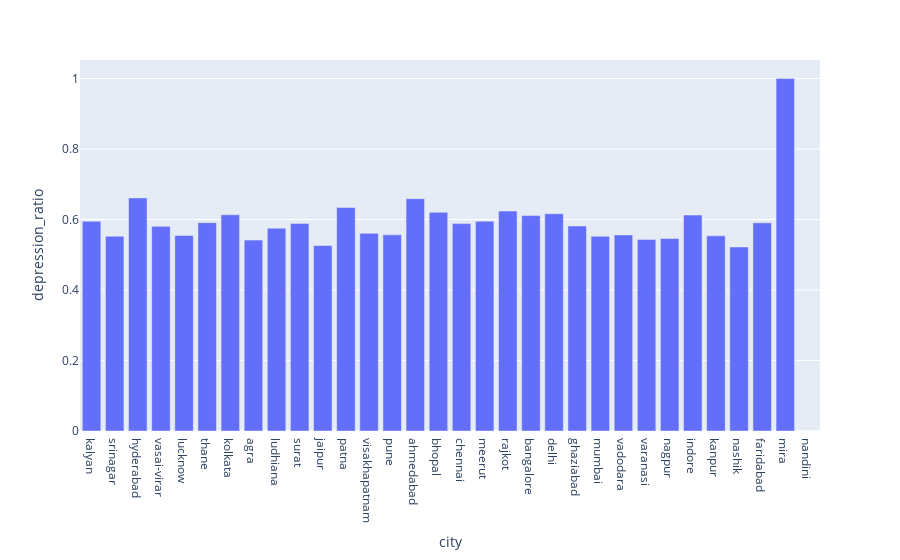

Here is the notebook cell this chart was saved with:
### Code cell
fig = px.bar(combined_aggregation.sort_values(by="total_instances", ascending=False),x="city",y="depression_ratio", hover_data=["total_instances"])
fig.show()

### Figure 1 — Plotly figure (JSON) as saved in the notebook; plotly's stock layout.template omitted (floating-point values rounded to 4 significant figures)
{"data": [{"customdata": [[1284], [1073], [1063], [1042], [943], [910], [890], [864], [848], [842], [840], [823], [763], [751], [748], [748], [707], [660], [633], [625], [602], [588], [563], [561], [550], [533], [519], [493], [452], [381], [1], [1]], "hovertemplate": "city=%{x}<br>depression_ratio=%{y}<br>total_instances=%{customdata[0]}<extra></extra>", "legendgroup": "", "marker": {"color": "#636efa", "pattern": {"shape": ""}}, "name": "", "orientation": "v", "showlegend": false, "textposition": "auto", "type": "bar", "x": ["kalyan", "srinagar", "hyderabad", "vasai-virar", "lucknow", "thane", "kolkata", "agra", "ludhiana", "surat", "jaipur", "patna", "visakhapatnam", "pune", "ahmedabad", "bhopal", "chennai", "meerut", "rajkot", "bangalore", "delhi", "ghaziabad", "mumbai", "vadodara", "varanasi", "nagpur", "indore", "kanpur", "nashik", "faridabad", "mira", "nandini"], "xaxis": "x", "y": [0.595, 0.5527, 0.6613, 0.5806, 0.5546, 0.5912, 0.6135, 0.5417, 0.5755, 0.5891, 0.5262, 0.6343, 0.5609, 0.5566, 0.6591, 0.6203, 0.5884, 0.5955, 0.624, 0.6112, 0.6163, 0.5816, 0.5524, 0.5561, 0.5436, 0.546, 0.6127, 0.5538, 0.5221, 0.5906, 1.0, 0.0], "yaxis": "y"}], "layout": {"barmode": "relative", "legend": {"tracegroupgap": 0}, "margin": {"t": 60}, "xaxis": {"anchor": "y", "domain": [0, 1], "title": {"text": "city"}}, "yaxis": {"anchor": "x", "domain": [0, 1], "title": {"text": "depression_ratio"}}}}
